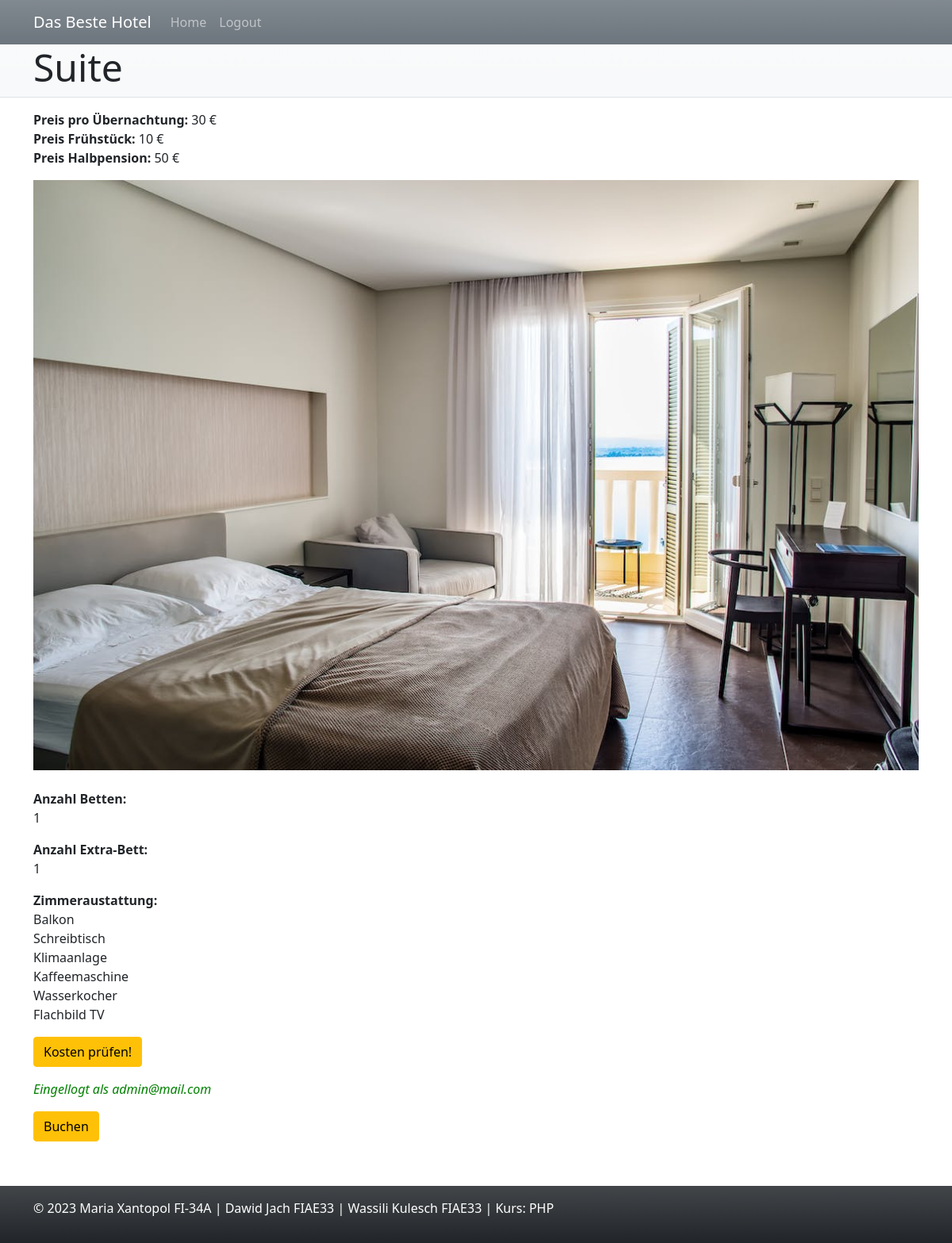
/post.php?room_id=2 (signed in), run on the app's committed database.
### tables this page shows
CREATE TABLE `tbl_rooms` (
  `rooms_id` int(11) NOT NULL,
  `rooms_typ` varchar(10) NOT NULL,
  `rooms_num_beds` tinyint(4) NOT NULL,
  `rooms_img` varchar(100) DEFAULT NULL,
  `rooms_extrabed` tinyint(1) NOT NULL,
  `rooms_equipment` varchar(255) NOT NULL,
  `rooms_price_overnight` decimal(6,2) NOT NULL COMMENT '(Preis pro Übernachtung)',
  `rooms_price_breakfast` decimal(6,2) NOT NULL COMMENT '(Preis Frühstück)',
  `rooms_price_halfboard` decimal(6,2) NOT NULL COMMENT '(Preis Halbpension)'
);

CREATE TABLE `tbl_users` (
  `users_id` int(11) NOT NULL,
  `users_forename` varchar(50) DEFAULT NULL,
  `users_lastname` varchar(50) NOT NULL,
  `users_salutation` varchar(10) NOT NULL COMMENT '(Anrede)',
  `users_email` varchar(100) NOT NULL,
  `users_password` varchar(255) NOT NULL,
  `users_company` varchar(50) DEFAULT NULL,
  `users_street` varchar(70) NOT NULL COMMENT '(inkl.Hausnummer)',
  `users_city` varchar(40) NOT NULL,
  `users_tel` varchar(20) NOT NULL,
  `users_status` varchar(1) NOT NULL COMMENT '(mögl.Werte:a=Admin,c=Customer)'
);

### _header.php (called while the page is built)
<?php
if(is_logged_in()) {
    $nav = array(
        'Home' => 'index.php',
        'Logout' => 'logout.php'
    );
} else {
    $nav = array(
        'Home' => 'index.php',
        'Registrieren' => 'register.php',
        'Login' => 'login.php'
    );
}
$args = array(
    $page_title,
    NULL,
    true,
    $page_header,
    array(
        'Das Beste Hotel',
        $nav
    )
);
get_header( ...$args );

### post.php (the view, shortened to what this page needs)
<?php
require_once( '../maria_dawid_wassili/includes/pdo-connect.inc.php' );
$page_title = 'Hilton - Roomsdetails';
$post_id=$_GET['room_id'];
$sql='SELECT *
    FROM `tbl_rooms`
    JOIN `tbl_bookings`
    ON `bkngs_rooms_id_ref`=`bkngs_id`
    JOIN `tbl_users`
    ON `bkngs_users_id_ref`=`users_id`
    WHERE `rooms_id`=?';
$stmt=$db->prepare($sql);
$stmt->execute([$post_id]);
$post=$stmt->fetch();
$post_title=$post['rooms_typ'];
$page_header = $post_title;
include_once '_header.php';
?>
<article>
    <header>
        <p>
            <?= '<b>Preis pro Übernachtung: </b>' .number_format ($post['rooms_price_overnight']).' €'; ?>   <br>
            <?= '<b>Preis Frühstück: </b>' .number_format ($post['rooms_price_breakfast']).' €'; ?>   <br>
            <?= '<b>Preis Halbpension: </b>' .number_format ($post['rooms_price_halfboard']).' €'; ?>   <br>
        </p>
    </header>
    <main>
        <figure>
            <img class="figure-img img-fluid" src="<?= $post['rooms_img']; ?>">
        </figure>
        <p>
            <?= '<b>Anzahl Betten:</b><br>'.nl2br($post['rooms_num_beds']); ?>
        </p>
        <p>
            <?= '<b>Anzahl Extra-Bett:</b><br>'.nl2br($post['rooms_extrabed']); ?>
        </p>
        <p>
            <?= '<b>Zimmeraustattung:</b><br>'.nl2br($post['rooms_equipment']); ?>
        </p>
    </main>
    <footer>
        <p>
            <a class="btn btn-warning" href="costs_checker.php" target="_blank">Kosten prüfen!</a>
            <?php if(is_logged_in()): ?>
                <?= '<i><p style="color:green">Eingellogt als '.$post['users_email']; ?> </p></i>
                <a href="booking.php?post_id=<?= $post['rooms_id']; ?>" class="btn btn-warning" role="button">Buchen</a><br><br>
            </p>
    </footer>
    <?php endif; ?>
</article>
<?php get_footer_no_fixed_bottom(); ?>

### includes/functions.inc.php (shortened to what this page needs)
<?php
function get_header(
    string $title,
    string|array $css = NULL,
    bool $bootstrap = false,
    string $header = NULL,
    array $nav = NULL,
    bool $fluid = false
){
    $class_fluid = (false === $fluid) ? 'container' : 'container-fluid';
?>
<!DOCTYPE html>
<html lang="de">
<head>
    <?php
    if( $bootstrap ) {
        echo '<link href="https://cdn.jsdelivr.net/npm/bootstrap@5.1.3/dist/css/bootstrap.min.css" rel="stylesheet">' ."\r\n";
    }
    ?>
</head>
<body>
    <?php if(!is_null($nav)) get_nav($nav, $fluid); ?>
    <header class="bg-light bg-gradient border-bottom">
        <div class="<?php echo $class_fluid; ?>">
            <h1 class="display-5"><?php echo (is_null($header)) ? $title : $header; ?></h1>
        </div>
    </header>
    <main class= "<?php echo $class_fluid; ?> py-3">
<?php
}
function get_nav( array $nav, bool $fluid = false ) {
    $class_fluid = (false === $fluid) ? 'container' : 'container-fluid';
?>
<nav class="navbar navbar-expand-lg navbar-dark bg-secondary bg-gradient">
    <div class="<?php echo $class_fluid; ?>">
        <a class="navbar-brand" href="index.php"><?php echo $nav[0]; ?></a>
        <div class="collapse navbar-collapse" id="navbarSupportedContent">
        <ul class="navbar-nav me-auto mb-2 mb-lg-0">
            <?php foreach($nav[1] as $item => $url): ?>
                <?php
                    $class_active = '';
                    $current = '';
                ?>
                <li class="nav-item">
                    <a href="<?php echo $url; ?>" class="nav-link <?php echo $class_active; ?>" <?php echo $current; ?>>
                        <?php echo $item; ?>
                    </a>
                </li>
            <?php endforeach; ?>
        </ul>
        </div>
    </div>
    </nav>
<?php
}
?>
<?php
function get_footer_no_fixed_bottom( bool $fluid = false, bool $bootstrap_js = false ) {
    $class_fluid = (false === $fluid) ? 'container' : 'container-fluid';
 ?>
    </main>
    <footer class="bg-dark bg-gradient text-white py-3">
        <div class=" <?php echo $class_fluid; ?> ">
            <p>&copy; <?php echo date('Y'); ?> Maria Xantopol FI-34A | Dawid Jach FIAE33 | Wassili Kulesch FIAE33 |  Kurs: PHP</p>
        </div>
    </footer>
</body>
</html>
<?php
}
function is_logged_in():bool {
    return isset($_SESSION['user']);
}

### data on the page
tbl_rooms: rooms_typ "Suite", rooms_price_overnight "30", rooms_price_breakfast "10", rooms_price_halfboard "50", rooms_img (picture), rooms_num_beds "1", rooms_extrabed "1", rooms_equipment "Balkon Schreibtisch Klimaanlage Kaffeemaschine Wasserkocher Flachbild TV", tbl_users.users_email "admin@mail.com"

### other printed values
$nav[0] "Das Beste Hotel"
$item "Home"
$item "Logout"
